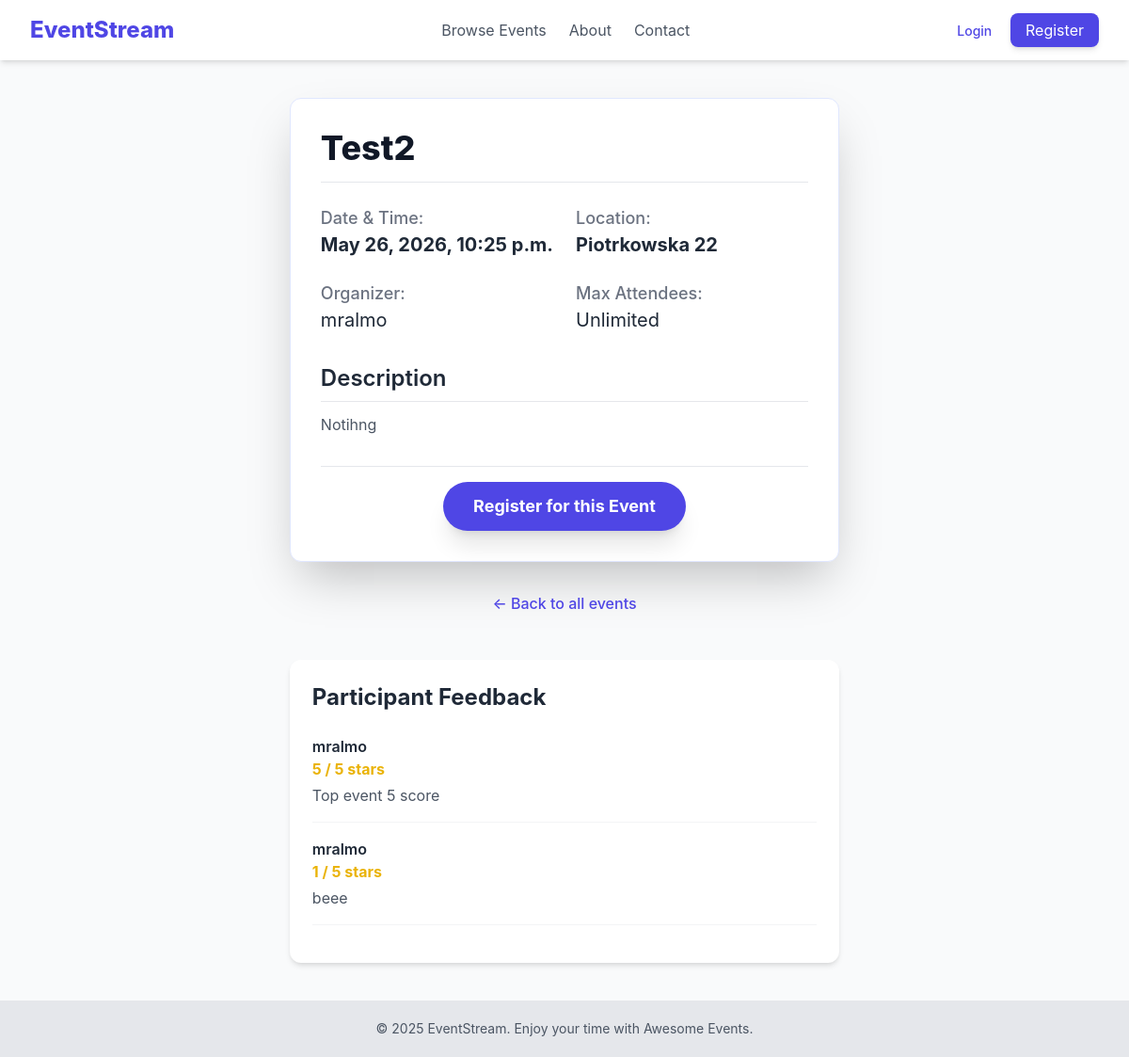
/events/4, run on an earlier commit of the app's database.
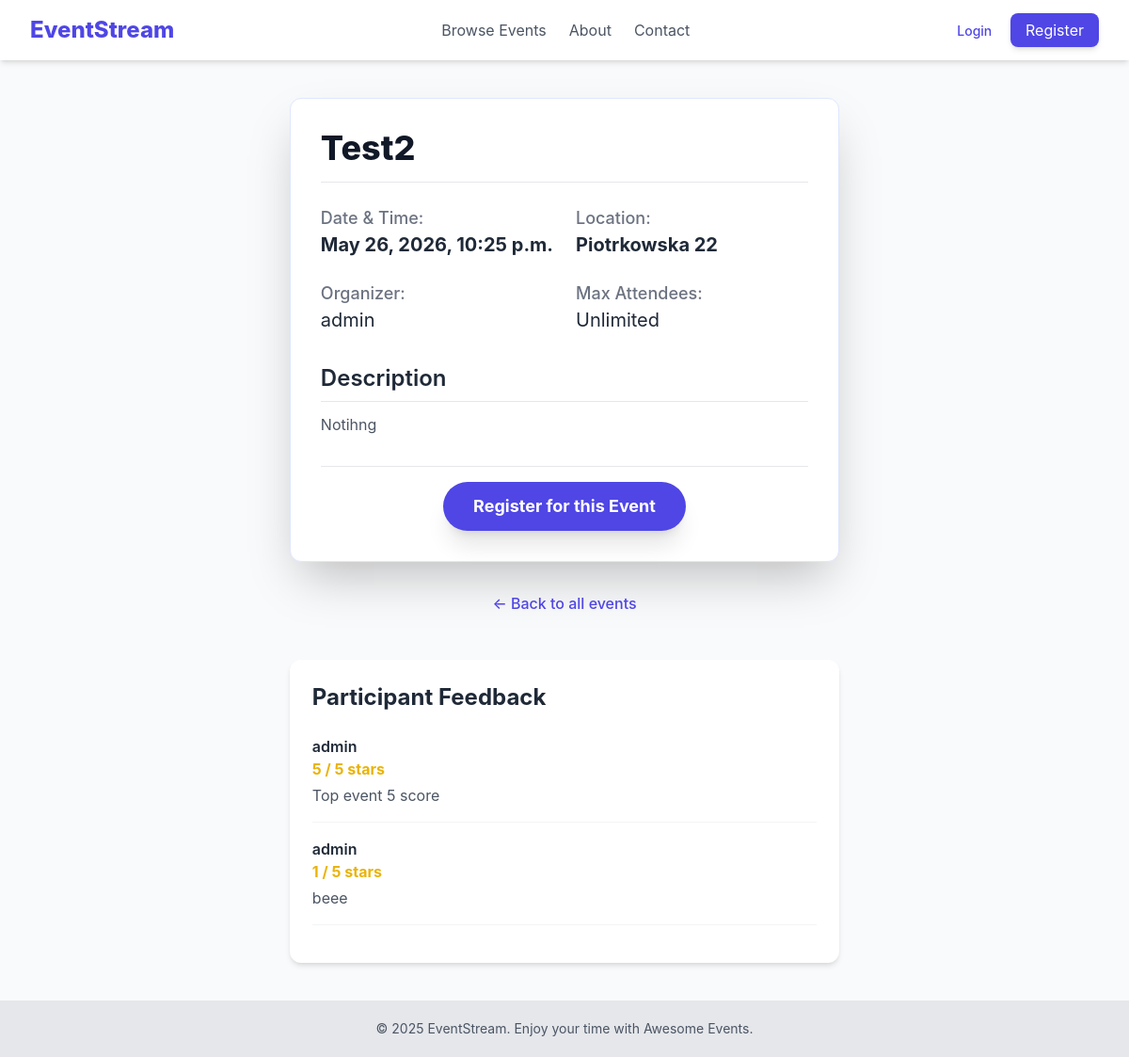
And on a later commit of the database.
### events/models.py (models this page shows, shortened)
class Event(models.Model):
    title = models.CharField(max_length=200)
    description = models.TextField()
    location = models.CharField(max_length=255)
    date_time = models.DateTimeField()
    creator = models.ForeignKey(settings.AUTH_USER_MODEL, on_delete=models.CASCADE)
    created_at = models.DateTimeField(auto_now_add=True)
    updated_at = models.DateTimeField(auto_now=True)
    max_attendance = models.IntegerField(default=0, blank=True)

### users/models.py (models this page shows, shortened)
class CustomUser(AbstractUser):
    username = models.CharField(max_length=200, unique=True)
    email = models.EmailField(null=True)
    first_name = models.CharField(max_length=20, blank=True)
    last_name = models.CharField(max_length=20, blank=True)
    is_moderator = models.BooleanField(
        default=False,
        help_text='User is moderator or not.'
    )

### feedback/models.py (models this page shows, shortened)
class Feedback(models.Model):
    user = models.ForeignKey(settings.AUTH_USER_MODEL, on_delete=models.CASCADE)
    event = models.ForeignKey(Event, on_delete=models.CASCADE, related_name='feedbacks')
    comment = models.TextField(verbose_name='Your feedback')
    rating = models.IntegerField(choices=[(i, i) for i in range(1, 6)], verbose_name='Score (1-5)')
    created_at = models.DateTimeField(auto_now_add=True)
    class Meta:
        verbose_name = 'Feedback'
        verbose_name_plural = 'Feedbacks'

### events/views.py (the view)
# urls.py: path('<int:pk>', views.EventDetailView.as_view(), name='event_detail'),
class EventDetailView(DetailView):
    model = Event
    context_object_name = 'event'
    template_name = 'events/event_detail.html'
    def get_context_data(self, **kwargs):
        context = super().get_context_data(**kwargs)
        if self.request.user.is_authenticated:
            context['is_registered'] = Registration.objects.filter(
                user=self.request.user,
                event=self.get_object()
            ).exists()
            context['feedback_form'] = FeedbackForm()
        return context

### events/templates/events/event_detail.html (shortened to what the changed rows need)
{% extends "base.html" %}
{% block content %}
<div class="max-w-4xl mx-auto">
    <div class="bg-white p-8 rounded-xl shadow-2xl border border-indigo-100">
        <div class="flex justify-between items-center border-b pb-4 mb-6">
            <h1 class="text-4xl font-extrabold text-gray-900">{{ event.title }}</h1>
        </div>
        <div class="grid md:grid-cols-2 gap-6 mb-8 text-lg">
            <div>
                <p class="text-gray-500 font-medium">Date & Time:</p>
                <p class="text-gray-800 font-bold text-xl">{{ event.date_time|date:"F j, Y, P" }}</p>
            </div>
            <div>
                <p class="text-gray-500 font-medium">Location:</p>
                <p class="text-gray-800 font-bold text-xl">{{ event.location }}</p>
            </div>
            <div>
                <p class="text-gray-500 font-medium">Organizer:</p>
                <p class="text-gray-800 text-xl">{{ event.creator.username }}</p>
            </div>
        </div>
        <div class="mb-8">
            <h2 class="text-2xl font-semibold text-gray-800 mb-3 border-b pb-2">Description</h2>
            <p class="text-gray-600 whitespace-pre-wrap">{{ event.description }}</p>
        </div>
    </div>
    <div class="mt-12 bg-white p-6 rounded-xl shadow-md">
    {% for fb in event.feedbacks.all %}
        <div class="border-b border-gray-100 pb-4 mb-4 break-all">
            <div class="grid grid-cols-2">
            <p class="font-semibold text-gray-800">{{ fb.user.username }}</p>
            </div>
            <p class="text-yellow-500 font-bold">{{ fb.rating }} / 5 stars</p>
            <p class="text-gray-600 mt-1">{{ fb.comment }}</p>
        </div>
    {% empty %}
        <p class="text-gray-500 italic">No feedback yet. Be the first!</p>
    {% endfor %}
    </div>
</div>
{% endblock %}

What changed in the data, as far as the page shows it:
changed through a linked row, Event "Test2": creator.username "mralmo" → "admin"
changed through a linked row, Feedback "Top event 5 score": user.username "mralmo" → "admin"
changed through a linked row, Feedback "beee": user.username "mralmo" → "admin"
